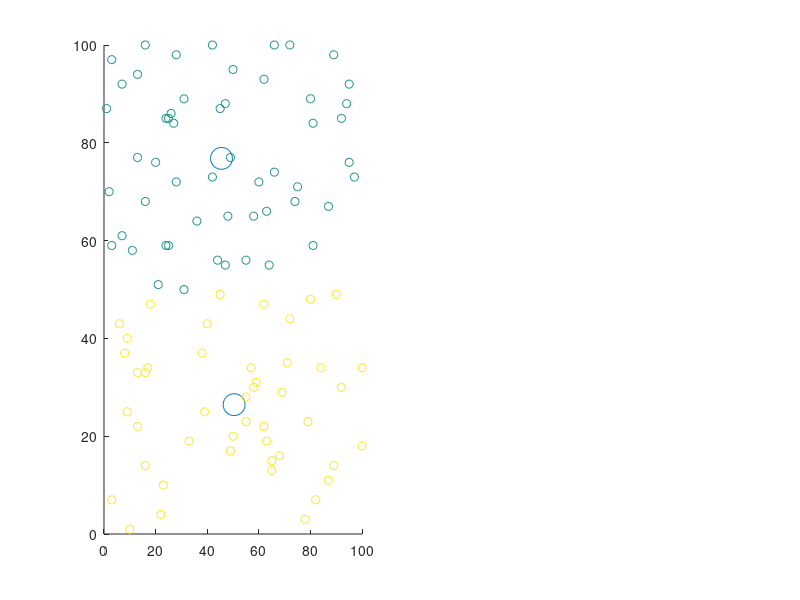

Write MATLAB code to recreate this figure. (Note: this script raises an error after producing the figure.)
clear all;
data = randi(100,100,2);
%data = [ 1 1; 2 2; 3 3; 4 3; 5 2; 6 1; 3 4; 4 4; 5 6; 6 7;  10 8; 9 8; 8 7;   11 11; 12 12; 13 13; 14 13; 15 12; 16 11;];


% k = 2;
% data = [];
% rng(4);
% 
% for i = 1:k
%     randint = randi([1,1000],1);
%     theta = linspace(0., 2*pi);
%     x = sin(theta)*randint;
%     y = cos(theta)*randint;
%     
%     
%     data = [data;[x' y']];
% end

numClusters = 2;
[assignedClusters,clusterLocations] = kmeans(data,numClusters);

figure;
subplot(1,2,1)
title(['K-means']);
scatter(clusterLocations(:,1), clusterLocations(:,2), 250, 'kx');
hold on;
scatter(data(:,1), data(:,2),[],assignedClusters);



[assignedClusters,clusterLocations] = spectralKmeans(data,2,2);

%
subplot(1,2,2)
title(['spectral']);
scatter(clusterLocations(:,1), clusterLocations(:,2), 250, 'kx');
hold on;
scatter(data(:,1), data(:,2),[],assignedClusters);



